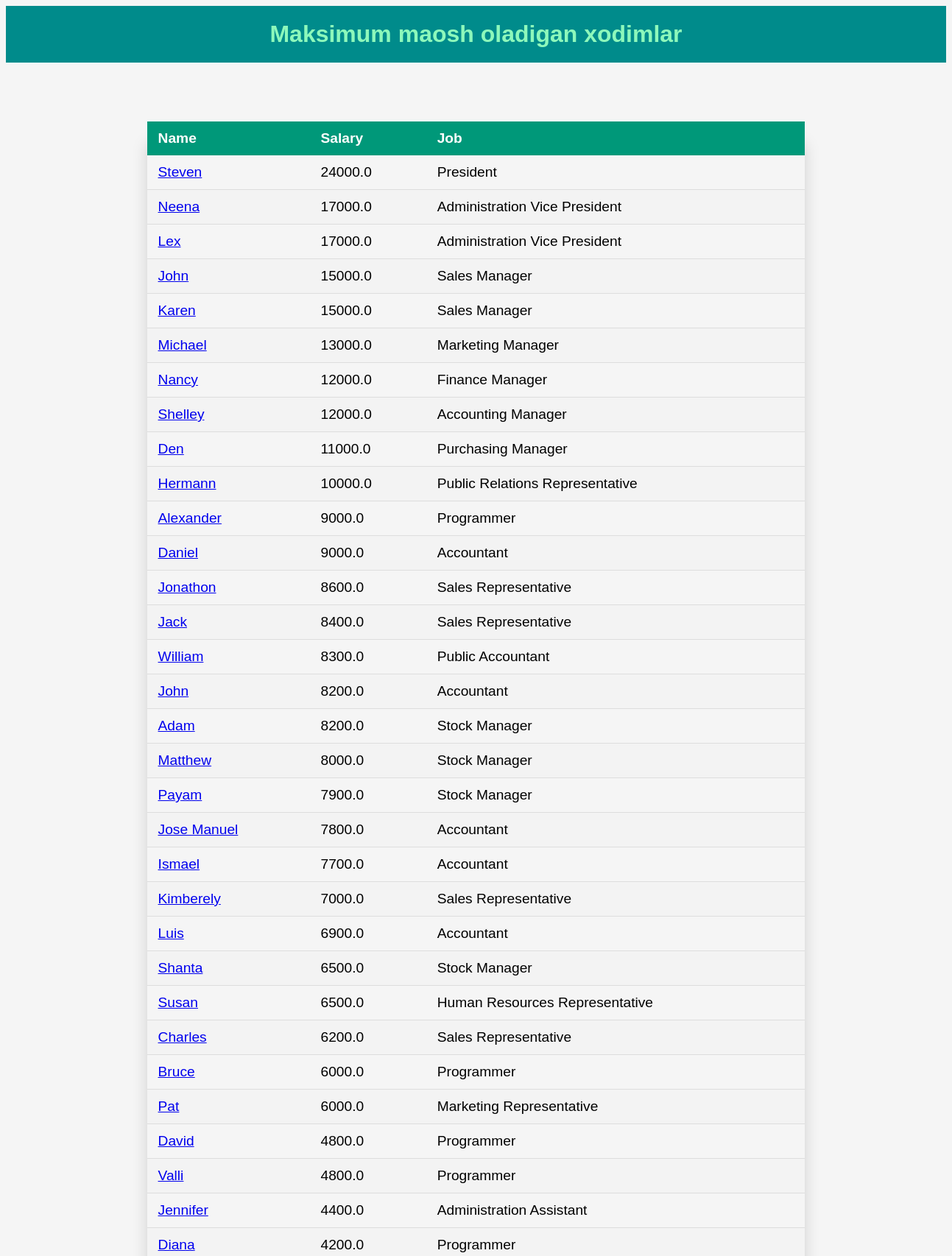
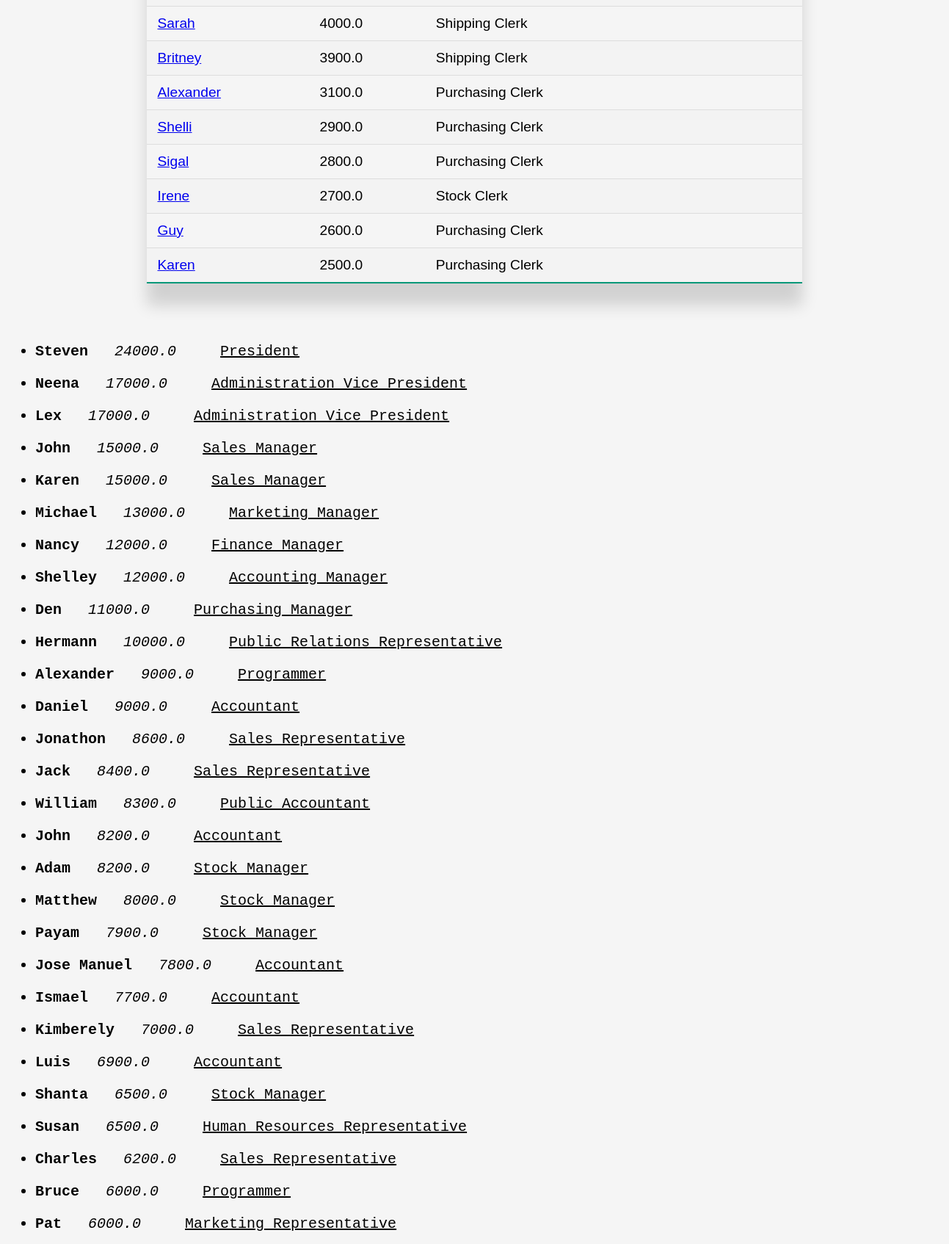
The app's page /salary/1400 (upper part) with its own data (2 pictures, top to bottom).
### myapp/models.py (models this page shows, shortened)
class Employees(models.Model):
    employee_id = models.AutoField(primary_key=True)
    first_name = models.TextField(blank=True, null=True)
    last_name = models.TextField()
    email = models.TextField()
    phone_number = models.TextField(blank=True, null=True)
    hire_date = models.TextField()
    job = models.ForeignKey('Jobs', models.DO_NOTHING)
    salary = models.TextField()  # This field type is a guess.
    manager = models.ForeignKey('self', models.DO_NOTHING, blank=True, null=True)
    department = models.ForeignKey(Departments, models.DO_NOTHING)
    class Meta:
        managed = False
        db_table = 'employees'

class Jobs(models.Model):
    job_id = models.AutoField(primary_key=True)
    job_title = models.TextField()
    min_salary = models.TextField()  # This field type is a guess.
    max_salary = models.TextField()  # This field type is a guess.
    class Meta:
        managed = False
        db_table = 'jobs'

### myapp/views.py (the view)
# urls.py: path('salary/<int:top>', get_max_salary_employees, name='employee-list'),
def get_max_salary_employees(request,top):
    queryset = Employees.objects.all().order_by('-salary')[:top]
    return render(request,"max_salary.html",{'max_salary': queryset})

### templates/max_salary.html (shortened to what this page needs)
<!DOCTYPE html>
<html lang="en">
{% load static %}
<head>
    <link rel="stylesheet" href="{% static 'css/styles.css' %}">
</head>
<body style="background-color:whitesmoke">
<h1 style="background-color:darkcyan;text-align:center;margin:auto;color:#8df8bb;font-family: sans-serif;padding:20px">Maksimum maosh oladigan xodimlar</h1>
<table class="styled-table">
    <thead>
        <tr>
            <th>Name</th>
            <th>Salary</th>
            <th>Job</th>
        </tr>
    </thead>
    <tbody>
        {% for max in max_salary %}
        <tr>
            <td><a href="{% url 'deps-list' employee_id=max.employee_id%}" >{{max.first_name}}</a></td>
            <td>{{max.salary}}</td>
            <td>{{max.job.job_title}}</td>
        </tr>
        {% endfor %}
    </tbody>
</table>
<ul style="font-size:20px">
    {% block content %}
    {%for m in max_salary %}
    <li><pre><b>{{ m.first_name }}</b>   <i>{{m.salary}}</i>     <u>{{m.job.job_title}}</u></pre></li>
    {% endfor %}
    {% endblock %}
</ul>
</body>
</html>

### static/css/styles.css (style rules this page uses)
.styled-table { border-collapse: collapse; margin: 80px auto; font-size: 1.2em; font-family: sans-serif; min-width: 70%; box-shadow: 0 30px 20px rgba(0, 0, 0, 0.15); }
.styled-table thead tr { background-color: #009879; color: #ffffff; text-align: left; }
.styled-table th, .styled-table td { padding: 12px 15px; }
.styled-table tbody tr { border-bottom: 1px solid #dddddd; }
.styled-table tbody tr:nth-of-type(even) { background-color: #f3f3f3; }
.styled-table tbody tr:last-of-type { border-bottom: 2px solid #009879; }

### records on screen
Employees: first_name "Steven", salary "24000.0", job.job_title "President"
Employees: first_name "Neena", salary "17000.0", job.job_title "Administration Vice President"
Employees: first_name "Lex", salary "17000.0", job.job_title "Administration Vice President"
Employees: first_name "John", salary "15000.0", job.job_title "Sales Manager"
Employees: first_name "Karen", salary "15000.0", job.job_title "Sales Manager"
Employees: first_name "Michael", salary "13000.0", job.job_title "Marketing Manager"
Employees: first_name "Nancy", salary "12000.0", job.job_title "Finance Manager"
Employees: first_name "Shelley", salary "12000.0", job.job_title "Accounting Manager"
Employees: first_name "Den", salary "11000.0", job.job_title "Purchasing Manager"
Employees: first_name "Hermann", salary "10000.0", job.job_title "Public Relations Representative"
Employees: first_name "Alexander", salary "9000.0", job.job_title "Programmer"
Employees: first_name "Daniel", salary "9000.0", job.job_title "Accountant"
Employees: first_name "Jonathon", salary "8600.0", job.job_title "Sales Representative"
Employees: first_name "Jack", salary "8400.0", job.job_title "Sales Representative"
Employees: first_name "William", salary "8300.0", job.job_title "Public Accountant"
Employees: first_name "John", salary "8200.0", job.job_title "Accountant"
Employees: first_name "Adam", salary "8200.0", job.job_title "Stock Manager"
Employees: first_name "Matthew", salary "8000.0", job.job_title "Stock Manager"
Employees: first_name "Payam", salary "7900.0", job.job_title "Stock Manager"
Employees: first_name "Jose Manuel", salary "7800.0", job.job_title "Accountant"
Employees: first_name "Ismael", salary "7700.0", job.job_title "Accountant"
Employees: first_name "Kimberely", salary "7000.0", job.job_title "Sales Representative"
Employees: first_name "Luis", salary "6900.0", job.job_title "Accountant"
Employees: first_name "Shanta", salary "6500.0", job.job_title "Stock Manager"
Employees: first_name "Susan", salary "6500.0", job.job_title "Human Resources Representative"
Employees: first_name "Charles", salary "6200.0", job.job_title "Sales Representative"
Employees: first_name "Bruce", salary "6000.0", job.job_title "Programmer"
Employees: first_name "Pat", salary "6000.0", job.job_title "Marketing Representative"
Employees: first_name "David", salary "4800.0", job.job_title "Programmer"
Employees: first_name "Valli", salary "4800.0", job.job_title "Programmer"
Employees: first_name "Jennifer", salary "4400.0", job.job_title "Administration Assistant"
Employees: first_name "Diana", salary "4200.0", job.job_title "Programmer"
Employees: first_name "Sarah", salary "4000.0", job.job_title "Shipping Clerk"
Employees: first_name "Britney", salary "3900.0", job.job_title "Shipping Clerk"
Employees: first_name "Alexander", salary "3100.0", job.job_title "Purchasing Clerk"
Employees: first_name "Shelli", salary "2900.0", job.job_title "Purchasing Clerk"
Employees: first_name "Sigal", salary "2800.0", job.job_title "Purchasing Clerk"
Employees: first_name "Irene", salary "2700.0", job.job_title "Stock Clerk"
Employees: first_name "Guy", salary "2600.0", job.job_title "Purchasing Clerk"
Employees: first_name "Karen", salary "2500.0", job.job_title "Purchasing Clerk"
